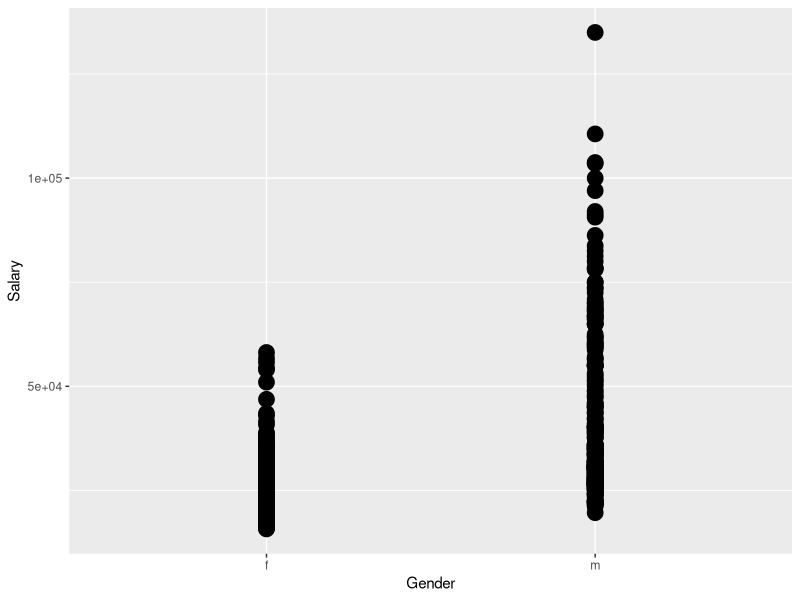
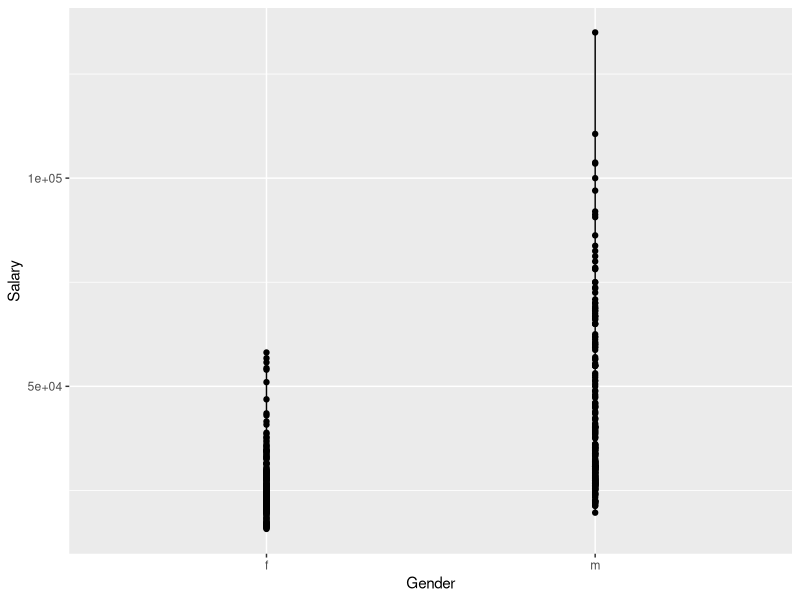
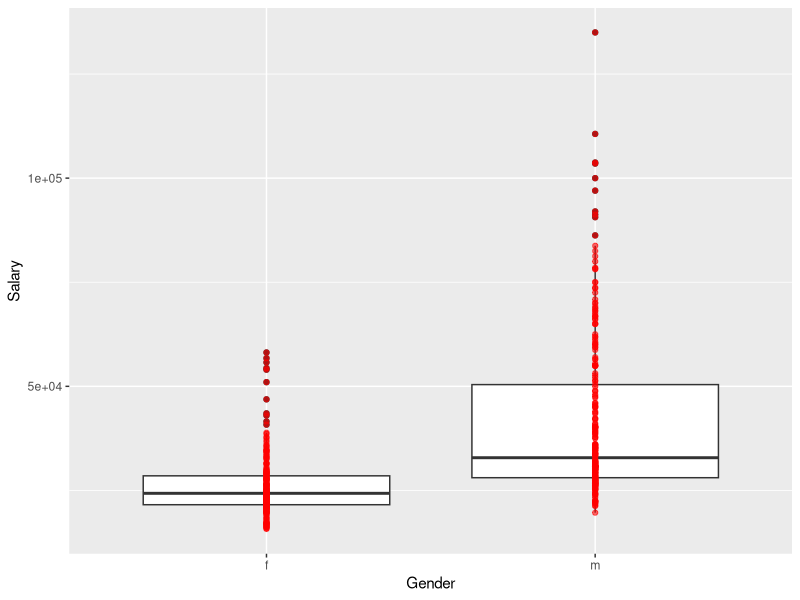
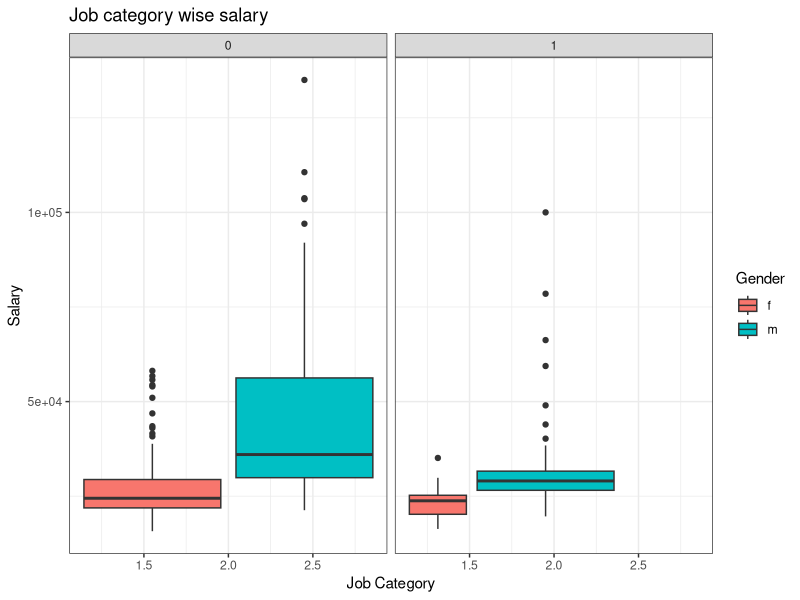

These figures' R source, in order: (Note: this script raises an error after producing the figures.)
install.packages('ggplot2')
#ggplot (function)
#data (dat1) 
#mapping (xaxis, y axis)
#geometry (scatter, box, line)
library(ggplot2)
library(readxl)
Employee <- read_excel("Employee.xls", col_types = c("numeric", 
                                                     "text", "date", "numeric", "numeric", 
                                                     "numeric", "numeric", "numeric"))
View(Employee)
ggplot(Employee,mapping=aes(x=Gender,y=Salary))+geom_point(size=5)
ggplot(Employee,aes(Gender,Salary))+geom_point()+geom_line()
ggplot(Employee,aes(Gender,Salary))+geom_boxplot()+geom_point(color="red",alpha=0.6)
ggplot(Employee,aes(Jobcat,Salary,fill=Gender))+geom_boxplot()+facet_wrap(~Minority)+
  labs(x="Job Category",y="Salary",title="Job category wise salary")+
  theme_bw()+ggsave("ggplot1.tiff",units="in",width=8,height=4,dpi=300,compression='lzw')
 